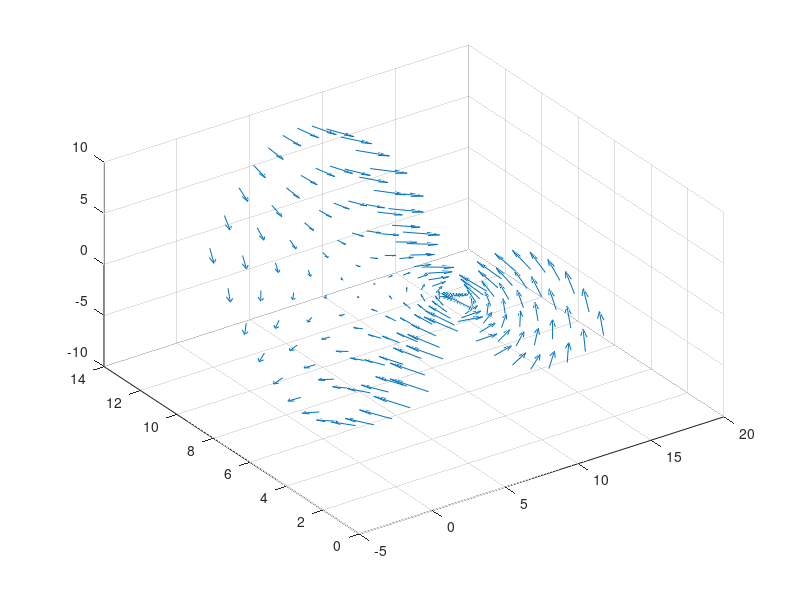
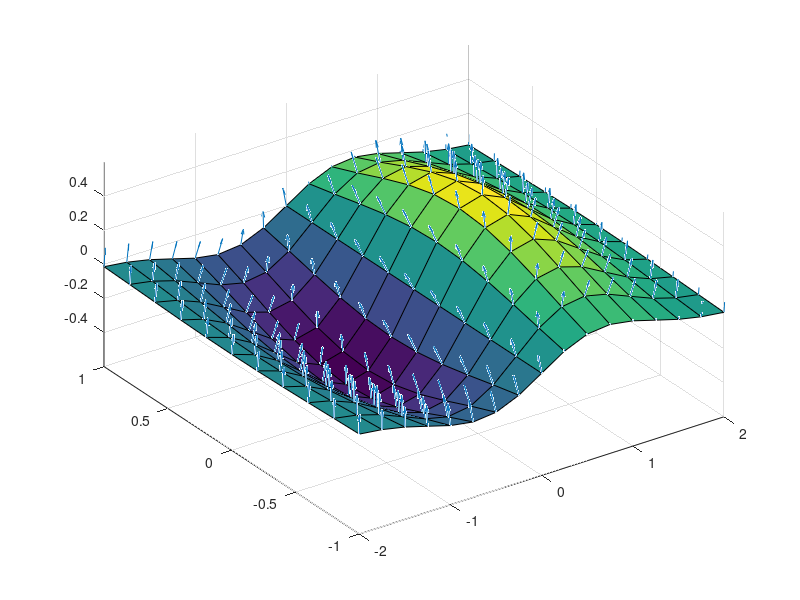

MATLAB code to generate these figures, in order:
x = -3 : 0.5 : 3;
y = -3 : 0.5 : 3;
[X, Y] = meshgrid(x, y);
Z = Y.^2 - X.^2;
[U, V, W] = surfnorm(Z);

figure;
quiver3(Z, U, V, W);
view(-35, 45);

%%
[X, Y] = meshgrid( -2:0.25:2, -1 : 0.2 : 1);
Z = X .* exp( -X.^2 - Y.^2 );
[U, V, W] = surfnorm(X, Y, Z);

figure;
quiver3(X, Y, Z, U, V, W, 0.5);

hold on;
surf(X, Y, Z);
view(-35, 45);
axis([-2 2 -1 1 -0.6 0.6]);
hold off;
